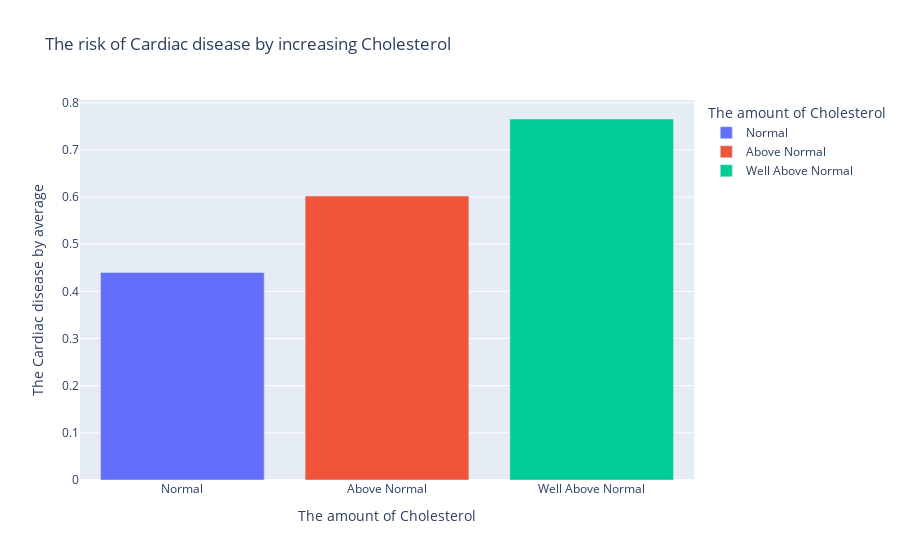

Source (notebook cell):
### Code cell
age_chol = pd.DataFrame({
    'The Cardiac disease by average' : data.groupby('cholesterol')['cardio'].mean(numeric_only=True),
    'The amount of Cholesterol' : ['Normal', 'Above Normal', 'Well Above Normal']
})
px.bar(age_chol, 'The amount of Cholesterol', 'The Cardiac disease by average',
       color='The amount of Cholesterol', title='The risk of Cardiac disease by increasing Cholesterol')

### Figure 1 — Plotly figure (JSON) as saved in the notebook; plotly's stock layout.template omitted (floating-point values rounded to 4 significant figures)
{"data": [{"alignmentgroup": "True", "hovertemplate": "The amount of Cholesterol=%{x}<br>The Cardiac disease by average=%{y}<extra></extra>", "legendgroup": "Normal", "marker": {"color": "#636efa", "pattern": {"shape": ""}}, "name": "Normal", "offsetgroup": "Normal", "orientation": "v", "showlegend": true, "textposition": "auto", "type": "bar", "x": ["Normal"], "xaxis": "x", "y": [0.4401], "yaxis": "y"}, {"alignmentgroup": "True", "hovertemplate": "The amount of Cholesterol=%{x}<br>The Cardiac disease by average=%{y}<extra></extra>", "legendgroup": "Above Normal", "marker": {"color": "#EF553B", "pattern": {"shape": ""}}, "name": "Above Normal", "offsetgroup": "Above Normal", "orientation": "v", "showlegend": true, "textposition": "auto", "type": "bar", "x": ["Above Normal"], "xaxis": "x", "y": [0.6022], "yaxis": "y"}, {"alignmentgroup": "True", "hovertemplate": "The amount of Cholesterol=%{x}<br>The Cardiac disease by average=%{y}<extra></extra>", "legendgroup": "Well Above Normal", "marker": {"color": "#00cc96", "pattern": {"shape": ""}}, "name": "Well Above Normal", "offsetgroup": "Well Above Normal", "orientation": "v", "showlegend": true, "textposition": "auto", "type": "bar", "x": ["Well Above Normal"], "xaxis": "x", "y": [0.7654], "yaxis": "y"}], "layout": {"barmode": "relative", "legend": {"title": {"text": "The amount of Cholesterol"}, "tracegroupgap": 0}, "title": {"text": "The risk of Cardiac disease by increasing Cholesterol"}, "xaxis": {"anchor": "y", "categoryarray": ["Normal", "Above Normal", "Well Above Normal"], "categoryorder": "array", "domain": [0, 1], "title": {"text": "The amount of Cholesterol"}}, "yaxis": {"anchor": "x", "domain": [0, 1], "title": {"text": "The Cardiac disease by average"}}}}
